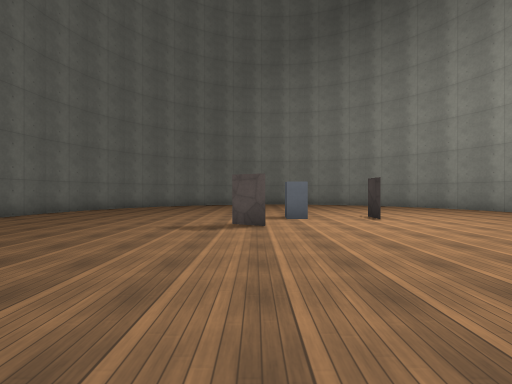
View 1 (above)

12 first-person views from a walk through a level from a Godot 3-D game. The camera is 1.3 m above the floor, looks level and sees 85° across. The floor is counted in squares, 2 m on a side. Each view is taken from the middle of a square. On the plan, view 1 faces up. The plan holds only what a view shows up to about 9 squares ahead; the rest is blank. Surface patterns are stand-ins for the level's own textures.

View 2
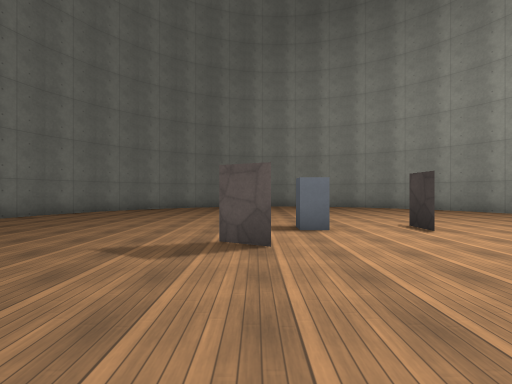

View 3
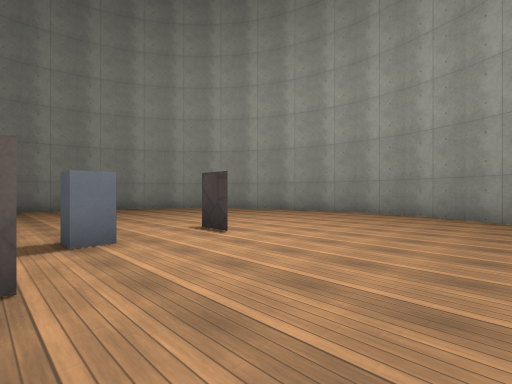

View 4
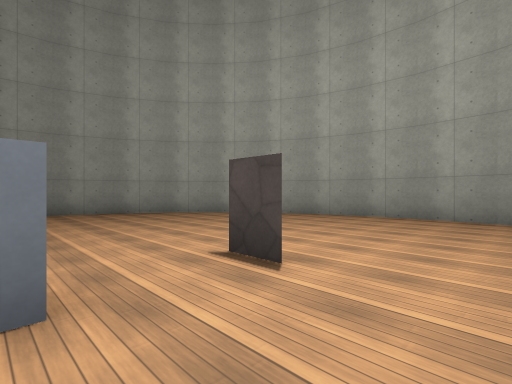

View 5
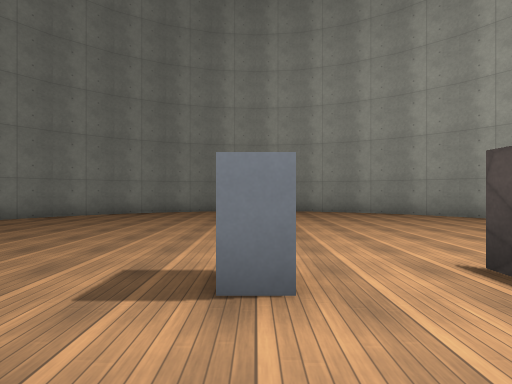

View 6
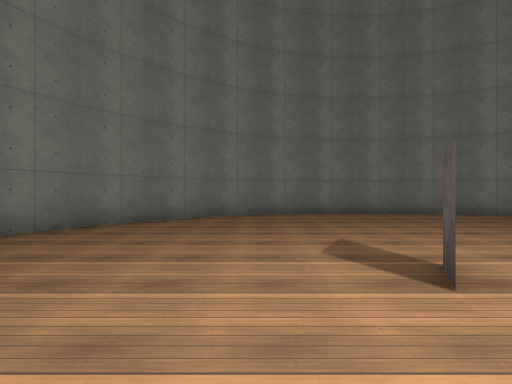

View 7
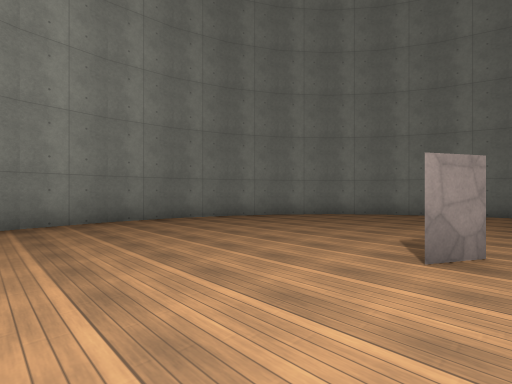

View 8
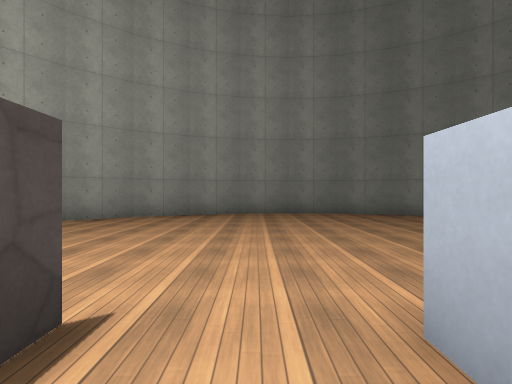

View 9
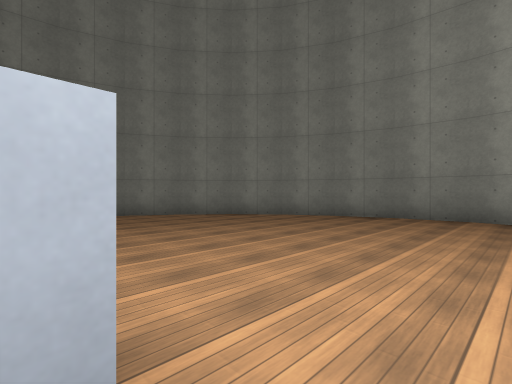

View 10
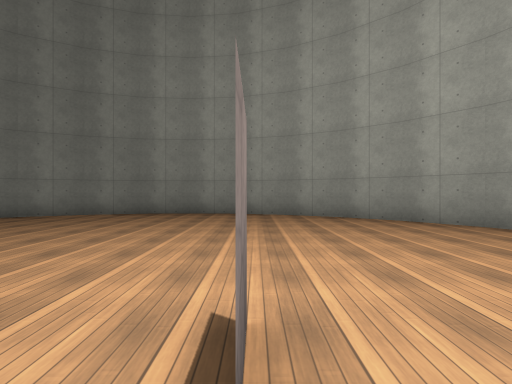

View 11
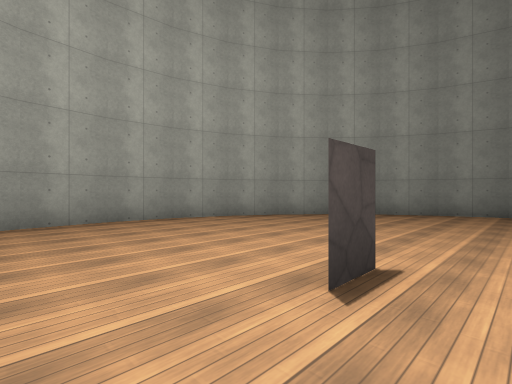

View 12
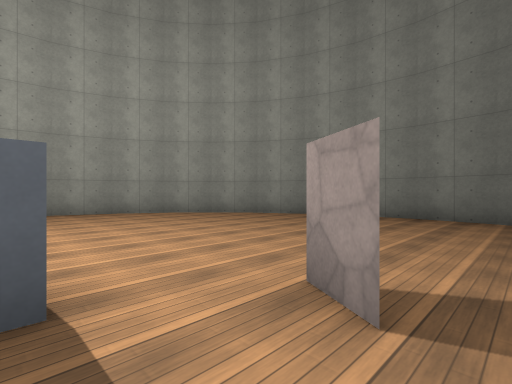

### Floor plan
Points are (right, up) in squares from view 1. A wall is a line through its corners. A room is listed if a view was taken in it or the views show most of it. See-through windows are left out.
Room 1 (views 1, 2, 3, 4, 5, 6, 7, 8, 9, 10, 11, 12)
walls: (1.2, 7.4) (1.2, 6.7) (0.7, 6.7) (0.7, 7.2); (3, 6.5) (3, 7.4) (3, 6.6); (-0.6, 5.7) (0.2, 5.3); (0.3, 5.2) (-0.5, 5.7); (1, 14.5) (-0.5, 14.4); (2.6, 14.3) (0.9, 14.5); (-1.8, 13.9) (-3.2, 13.2); (-0.4, 14.4) (-1.9, 13.9); (5.2, 13.2) (3.9, 13.9) (2.5, 14.3); (-3.1, 13.3) (-4.4, 12.3); (6.3, 12.3) (5.1, 13.3); (-4.3, 12.4) (-5.3, 11.1); (-5.2, 11.2) (-5.9, 9.8); (7.3, 11.1) (6.2, 12.4); (-5.9, 9.9) (-6.3, 8.5); (8.4, 8.4) (7.9, 9.9) (7.2, 11.2); (-6.4, 8.5) (-6.5, 7); (-6.5, 7.1) (-6.3, 5.4); (8.5, 6.9) (8.3, 8.5); (-6.4, 5.6) (-5.9, 4.1) (-5.2, 2.8); (8.4, 5.5) (8.5, 7); (7.9, 4) (8.4, 5.6); (7.2, 2.8) (7.9, 4.1); (-5.3, 2.9) (-4.3, 1.7); (-4.4, 1.8) (-3.1, 0.7); (6.2, 1.6) (7.3, 2.9); (-3.2, 0.8) (-1.9, 0.1); (5.1, 0.7) (6.4, 1.8); (3.9, 0.1) (5.2, 0.8); (-2, 0.1) (-0.4, -0.4); (1, -0.5) (2.5, -0.4); (2.4, -0.4) (4, 0.1); (-0.5, -0.4) (1.1, -0.5)

Positions as (right, up) in squares from view 1, and headings:
1: (0, 0), facing up
2: (0, 2), facing up
3: (0, 3), facing up-right
4: (1, 5), facing up-right
5: (1, 5), facing up
6: (2, 4), facing left
7: (3, 6), facing down-left
8: (2, 8), facing down
9: (2, 7), facing up-left
10: (3, 6), facing up
11: (2, 9), facing down-right
12: (-1, 7), facing down-right
